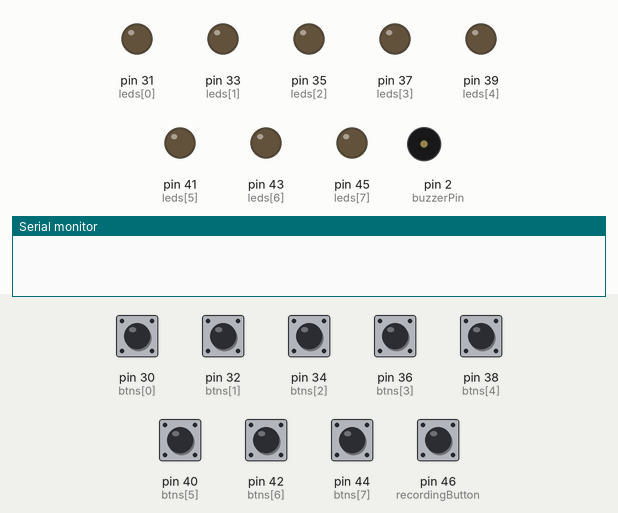
Simulated run of this sketch. Board: Arduino Mega 2560, built with avr-gcc and run on an emulated ATmega2560. Parts: output pins drawn as LEDs (lit = HIGH), buzzer (waves = sounding), the last lines printed to the serial monitor. The test bench sets the inputs (shaded band); at power-on: pin 30 (btns[0]), pin 32 (btns[1]), pin 34 (btns[2]), pin 36 (btns[3]), pin 38 (btns[4]), pin 40 (btns[5]), pin 42 (btns[6]), pin 44 (btns[7]), pin 46 (recordingButton) HIGH.

Above: at 1.7 s.
1.8 s: pin 30 (btns[0]) pulled LOW for 0.15 s
At 1.87 s:
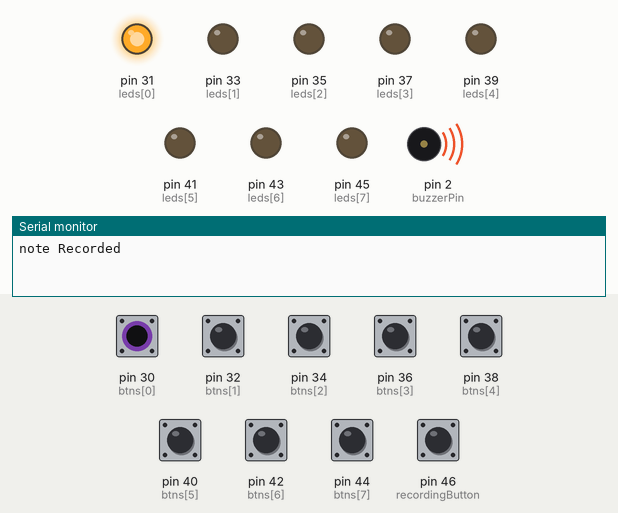
3.4 s: pin 32 (btns[1]) pulled LOW for 0.15 s
At 3.47 s:
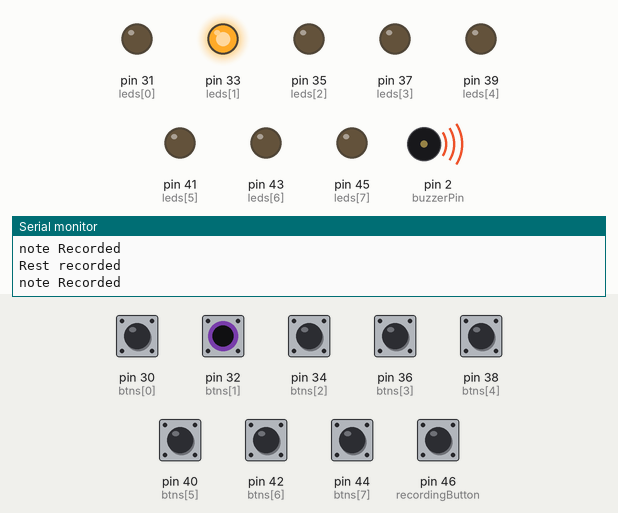
5.0 s: pin 34 (btns[2]) pulled LOW for 0.15 s
At 5.07 s:
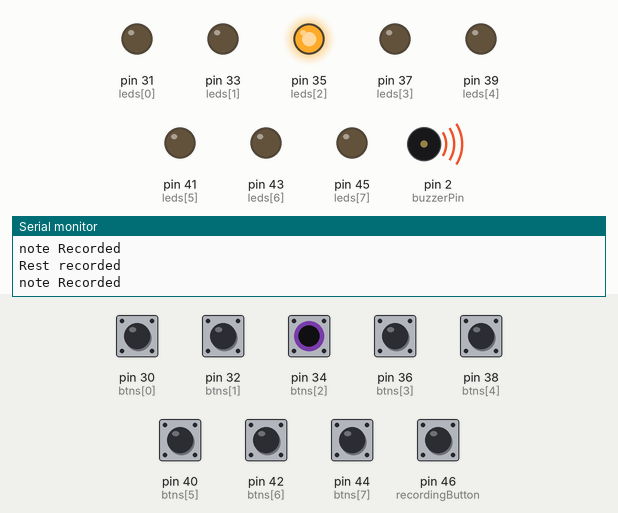
6.6 s: pin 36 (btns[3]) pulled LOW for 0.15 s
At 6.67 s:
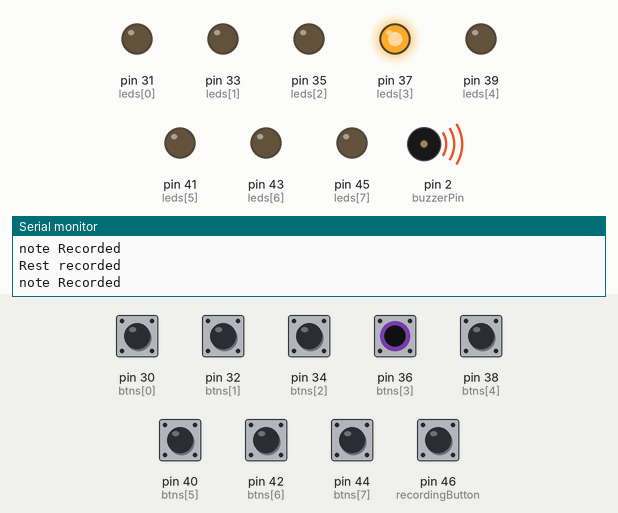
8.2 s: pin 38 (btns[4]) pulled LOW for 0.15 s
At 8.27 s:
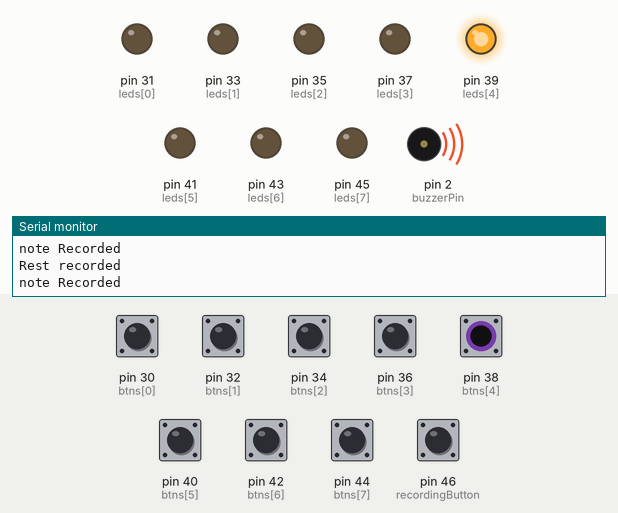
9.8 s: pin 40 (btns[5]) pulled LOW for 0.15 s
At 9.87 s:
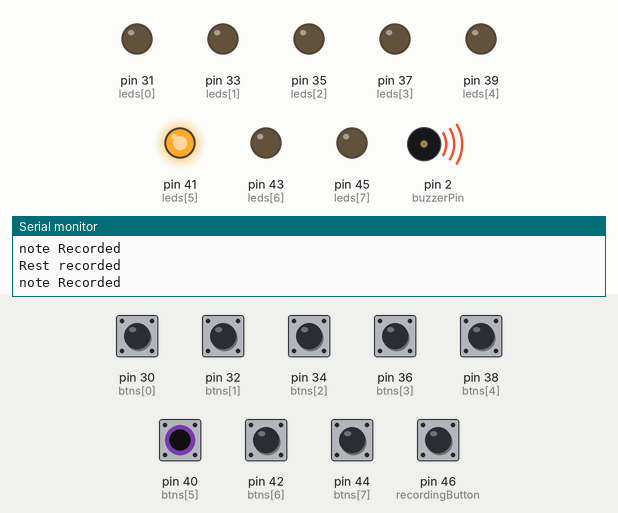
Timing chart, 0 to 12.4 s (numbered marks = the images above; inputs shaded):
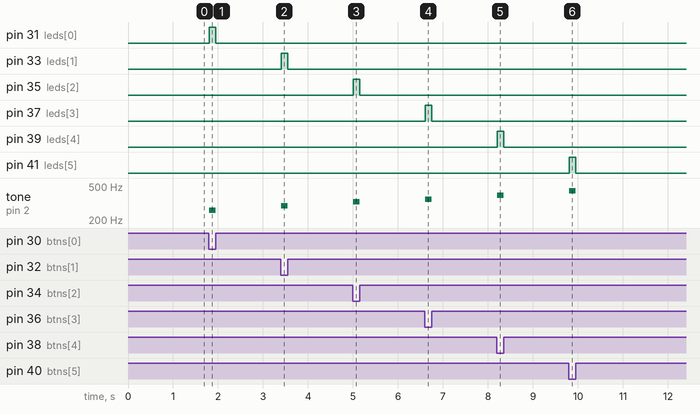

The sketch:

Piano.ino
```cpp
int btns[] = {30, 32, 34, 36, 38, 40, 42, 44}; //keys of the piano
int btnsSize = 8; //amount of keys
int leds[] = {31, 33, 35, 37, 39, 41, 43, 45}; //one led per key to indicate when it is pressed
int freq[] = {261, 293, 329, 349, 392, 440, 493, 523}; //C4 to C5, one tone per key

int buzzerPin = 2; //PWM pin buzzer is located on

unsigned long lastDebounceTime = 0;  // the last time the output pin was toggled
unsigned long timeAtChange = 0; //time of state change
unsigned long debounceDelay = 50;    // the debounce time; increase if the output flickers
int lastReading[8]; // last state of the button

unsigned long recordingStart; //start time of the recording
unsigned long *recordingTime; //pointer to the array for when a note was recorded

//pointer to the array for the notes/rests that were recorded
//the number stored corresponds to the button/key's position in the btns[] array
//-1 is stored for rests
int *recordingNotes;
int recordingSize = 0; //amount of notes/rests recorded
bool stillRecording; //boolean indicating whether or not the user still wishes to record their playing

//pin # for the recording button (pressed when user wishes to stop recording)
//Not pressed to start recording bc recording starts automatically when the program begins or when playback ends.
int recordingButton = 46;
int recLed = 47; //pin # for led that corresponds to the recording button
unsigned long recLastDebounceTime = 0; // the last time the recording button output pin was toggled
unsigned long recTimeAtChange = 0; //time of state chage of recording button
int recLastReading = HIGH; //last reading of the recording button

void setup() {
  Serial.begin(9600); //begin Serial communication with Arduino

  for (int i = 0; i < btnsSize; i++) {
    pinMode(btns[i], INPUT_PULLUP);//assign pins to all the buttons
    pinMode(leds[i], OUTPUT);//assign pins to all the leds

    lastReading[i] = HIGH;//initially, all the button readings are high (i.e. not being pressed)
  }

  pinMode(recordingButton, INPUT_PULLUP); //assign pin to the recording button

  recordingStart = millis(); //take note of the start time of the recording
  recordingTime = new unsigned long [0]; //pointer to an unsigned long array that stores the time notes/rests begin
  recordingNotes = new int [0]; //pointer to an int array that stores the note/rest that is played
  stillRecording = true;//by default, the program begins in recording mode
  delay(500);//delay for setup to complete
}

void loop() {
  int recReading = digitalRead(recordingButton);//get the current state of the recording button

  //if the current state does not equal the previous state, record the time at state change
  if (recReading != recLastReading) {
    recTimeAtChange = millis();
  }

  //if the time between the current state change and the last valid state change is greater than
  //expected for typical noise, the current state change is valid
  if ((recTimeAtChange - recLastDebounceTime) > debounceDelay) {
    if (recReading == LOW) { //if the current state is Low, the button is being pressed
      Serial.println("rec button pressed");
      digitalWrite(recLed, HIGH); //turn on led corresponding to the recording button
    }
    else {
      Serial.println("rec button released");
      digitalWrite(recLed, LOW); //turn off led corresponding to the recording button
      stillRecording = false; //register that the user no longer wants to record and wishes to enter the playback function
    }

    recLastReading = recReading; //store the current reading into last reading
    recLastDebounceTime = recTimeAtChange; //last debounce time become current time at change
  }

  //if still recording, allow user to play notes and record those notes and the time at which they are played
  if (stillRecording) {

    for (int i = 0; i < btnsSize; i++) { //check for the state of all the key buttons
      int reading = digitalRead(btns[i]); //get the state of the button

      //if the current state does not equal the previous state, record the time at state change
      if (reading != lastReading[i]) {
        timeAtChange = millis();
      }

      //if the time between the current state change and the last valid state change is greater than
      //expected for typical noise, the current state change is valid
      if ((timeAtChange - lastDebounceTime) > debounceDelay) {
        int buttonState;

        buttonState = reading;

        if (reading == LOW) { //if button is being pressed, store note that is being played and the time at which it began to play
          recordingNotes = resizeArray(recordingNotes, recordingSize, i);
          recordingTime = resizeArray(recordingTime, recordingSize, millis());
          recordingSize++;

          Serial.println("note Recorded");

          //turn on corresponding LED and play the tone desired
          digitalWrite(leds[i], HIGH);
          noTone(buzzerPin);
          tone(buzzerPin, freq[i]);
        }
        else {//if the button has been released, store a rest and the time at which the rest began
          Serial.println("Rest recorded");

          recordingNotes = resizeArray(recordingNotes, recordingSize, -1);
          recordingTime = resizeArray(recordingTime, recordingSize, millis());
          recordingSize++;

          //turn off the corresponding LED and stop the buzzer
          digitalWrite(leds[i], LOW);
          noTone(buzzerPin);
        }

        lastDebounceTime = timeAtChange; //the last change time becomes the time of the current change
      }
      lastReading[i] = reading; //store the current reading for future comparison
    }
  }
  else {
    Serial.println("Ended recording\nBeginning playback");

    //turn buzzer and all LEDs off
    noTone(buzzerPin);
    for (int i = 0; i < 8; i++) {
      digitalWrite(leds[i], LOW);
    }

    unsigned long playbackStartTime = millis();// get time at which the playback began
    int noteCounter = 0; //the note/rest that is current being played
    bool playbackDone = false; //end the playback when it is done

    while (!playbackDone) { //while the playback is not done, keep going

      //wait for the right time (within 30 milliseconds) to start playing a note/rest
      if (abs((millis() - playbackStartTime) - (*(recordingTime + noteCounter) - recordingStart)) < 30) {

        if (*(recordingNotes + noteCounter) != -1) { //if a note (not a rest) is recorded
          Serial.println("Playing a note");

          if (noteCounter != 0) { //turn off the last led that was played as long as we are not on the first note
            digitalWrite(leds[*(recordingNotes + noteCounter - 1)], LOW);
          }

          //play the note and turn on the corresponding LED
          Serial.println("Recorded Note: " + * (recordingNotes + noteCounter));
          digitalWrite(leds[*(recordingNotes + noteCounter)], HIGH);
          tone(buzzerPin, freq[*(recordingNotes + noteCounter)]);
        }
        else {//if a rest is being played
          Serial.println("Playing a REST");

          //turn off the buzzer and the led of the last note
          noTone(buzzerPin);
          digitalWrite(leds[*(recordingNotes + noteCounter - 1)], LOW);
        }

        noteCounter++; //after playing a note/rest, increment the note counter
      }

      // if the note counter equals the size of the recording, then the playback has ended
      if (noteCounter == recordingSize) {
        playbackDone = true;
        Serial.println("Done Playing");
      }
    }

    //turn the led of the final note off
    digitalWrite(leds[*(recordingNotes + noteCounter - 1)], LOW);

    //make the led for the recording button blink to indicate that the playback has ended
    digitalWrite(recLed, HIGH);
    delay(300);
    digitalWrite(recLed, LOW);

    //reset all the variables used in recording
    recordingStart = millis();
    delete[] recordingTime;
    delete[] recordingNotes;
    recordingTime = new unsigned long [0];
    recordingNotes = new int [0];
    stillRecording = true;
    recordingSize = 0;
  }

}

//return the pointer to a resized array with all old array elements with one specified element appended to the end
int* resizeArray(int *arr, int len, int num) {
  int *tempArr; //intialize pointer to new array

  tempArr = new int [len + 1]; //the new array is one size larger than the old array

  for (int i = 0; i < len; i++) { //copy the old array
    *(tempArr + i) = *(arr + i);
  }

  *(tempArr + len) = num; //append the specified element to the end of the new array

  delete [] arr; //delete the old array

  return tempArr; //return the new array
}

//return the pointer to a resized array with all old array elements with one specified element appended to the end
unsigned long* resizeArray(unsigned long *arr, int len, unsigned long num) {
  unsigned long *tempArr;//intialize pointer to new array

  tempArr = new unsigned long [len + 1]; //the new array is one size larger than the old array

  for (int i = 0; i < len; i++) { //copy the old array
    *(tempArr + i) = *(arr + i);
  }

  *(tempArr + len) = num;//append the specified element to the end of the new array

  delete [] arr; //delete the old array

  return tempArr; //return the new array
}
```

Measured:
- after the input at 1.8 s, pin 31 (leds[0]): LOW → HIGH at once, → LOW 0.15 s later; tone on pin 2 (buzzerPin): silent → 261 Hz at once, → silent 0.15 s later
- after the input at 3.4 s, pin 33 (leds[1]): LOW → HIGH at once, → LOW 0.15 s later; tone on pin 2 (buzzerPin): silent → 293 Hz at once, → silent 0.15 s later
- after the input at 5.0 s, pin 35 (leds[2]): LOW → HIGH at once, → LOW 0.15 s later; tone on pin 2 (buzzerPin): silent → 329 Hz at once, → silent 0.15 s later
- after the input at 6.6 s, pin 37 (leds[3]): LOW → HIGH at once, → LOW 0.15 s later; tone on pin 2 (buzzerPin): silent → 349 Hz at once, → silent 0.15 s later
- after the input at 8.2 s, pin 39 (leds[4]): LOW → HIGH at once, → LOW 0.15 s later; tone on pin 2 (buzzerPin): silent → 392 Hz at once, → silent 0.15 s later
- after the input at 9.8 s, pin 41 (leds[5]): LOW → HIGH at once, → LOW 0.15 s later; tone on pin 2 (buzzerPin): silent → 440 Hz at once, → silent 0.15 s later
